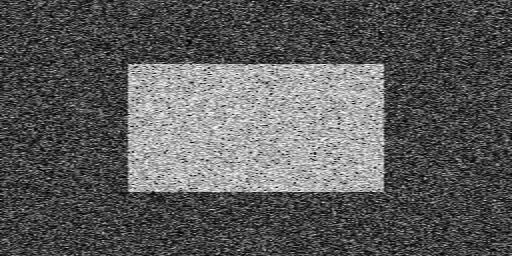
#> input picture Noisy.png, 512 x 256 px
$ python 3_3_Filters2.py
#> lines starting #> are read from the running program, lines starting #| are printed output that depends on the picture; after the words box and inside, x2 and y2 are one past the last pixel; in counts of white or black regions, pixels touching at a corner belong together
import cv2
import numpy as np
from matplotlib import pyplot as plt

img = cv2.imread('Noisy.png',0)
#> img is the input picture: shape (256, 512); min 0, max 254, mean 91
#img = cv2.imread('Blob003.bmp',0)

# Show image
cv2.imshow('Original', img)

kernel = np.ones((3,3),np.uint8)

ret,thresh1 = cv2.threshold(img,127,255,cv2.THRESH_BINARY)
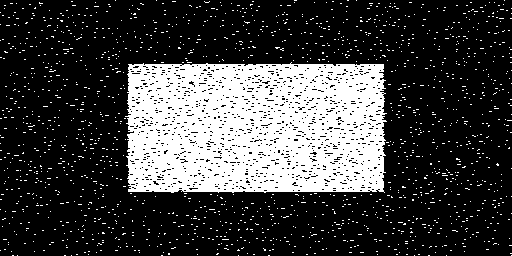
#> thresh1: shape (256, 512); 25.3% white; 1632 white regions (1631 under 20 px), largest, box (x1, y1, x2, y2) and area: (125, 62, 387, 193) 29976
erosion  = cv2.erode(thresh1,kernel,iterations=1)
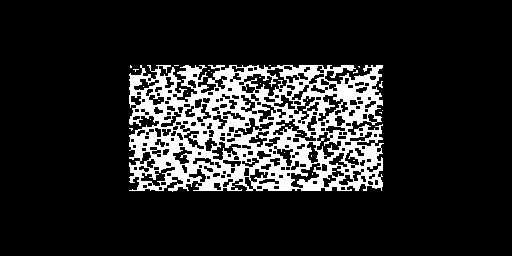
#> erosion: shape (256, 512); 14.3% white; 26 white regions (25 under 20 px), largest, box (x1, y1, x2, y2) and area: (129, 65, 384, 192) 18614
dilation = cv2.dilate(erosion,kernel,iterations=3)
#> dilation: shape (256, 512); 26.1% white; 1 white region, box (x1, y1, x2, y2) and area: (126, 62, 387, 195) 34225
dilation = cv2.erode(dilation,kernel,iterations=1)
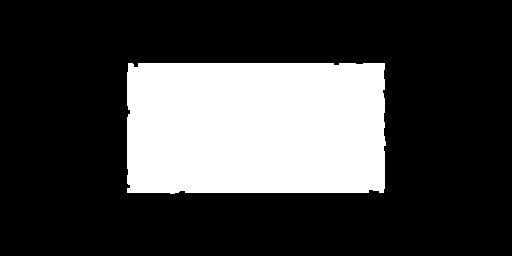
#> dilation: shape (256, 512); 25.5% white; 1 white region, box (x1, y1, x2, y2) and area: (127, 63, 386, 194) 33391
dilation = cv2.dilate(dilation,kernel,iterations=3)
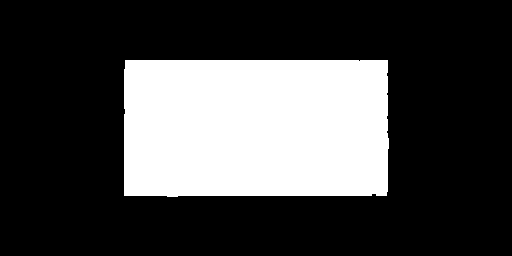
#> dilation: shape (256, 512); 27.4% white; 1 white region, box (x1, y1, x2, y2) and area: (124, 60, 389, 197) 35889
dilation = cv2.erode(dilation,kernel,iterations=1)
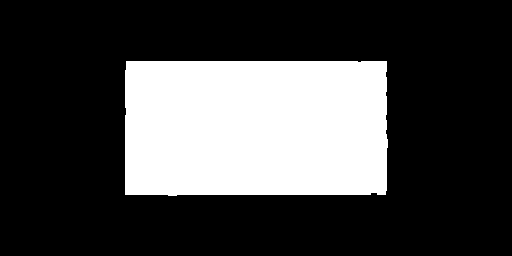
#> dilation: shape (256, 512); 26.8% white; 1 white region, box (x1, y1, x2, y2) and area: (125, 61, 388, 196) 35073
dilation = cv2.dilate(dilation,kernel,iterations=2)
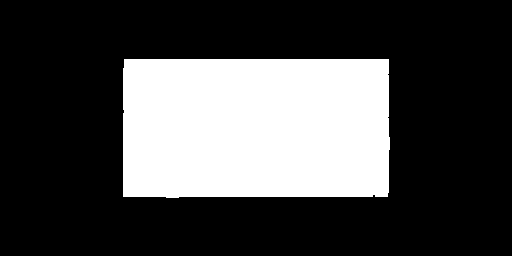
#> dilation: shape (256, 512); 28% white; 1 white region, box (x1, y1, x2, y2) and area: (123, 59, 390, 198) 36712
ilation = cv2.erode(dilation,kernel,iterations=1)
#> ilation: shape (256, 512); 27.4% white; 1 white region, box (x1, y1, x2, y2) and area: (124, 60, 389, 197) 35894
dilation = cv2.dilate(dilation,kernel,iterations=2)
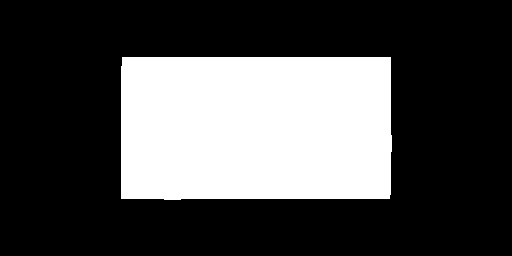
#> dilation: shape (256, 512); 29.3% white; 1 white region, box (x1, y1, x2, y2) and area: (121, 57, 392, 200) 38361

# Show image
cv2.imshow('Limpia', dilation)


cv2.waitKey(0)
cv2.destroyAllWindows()
